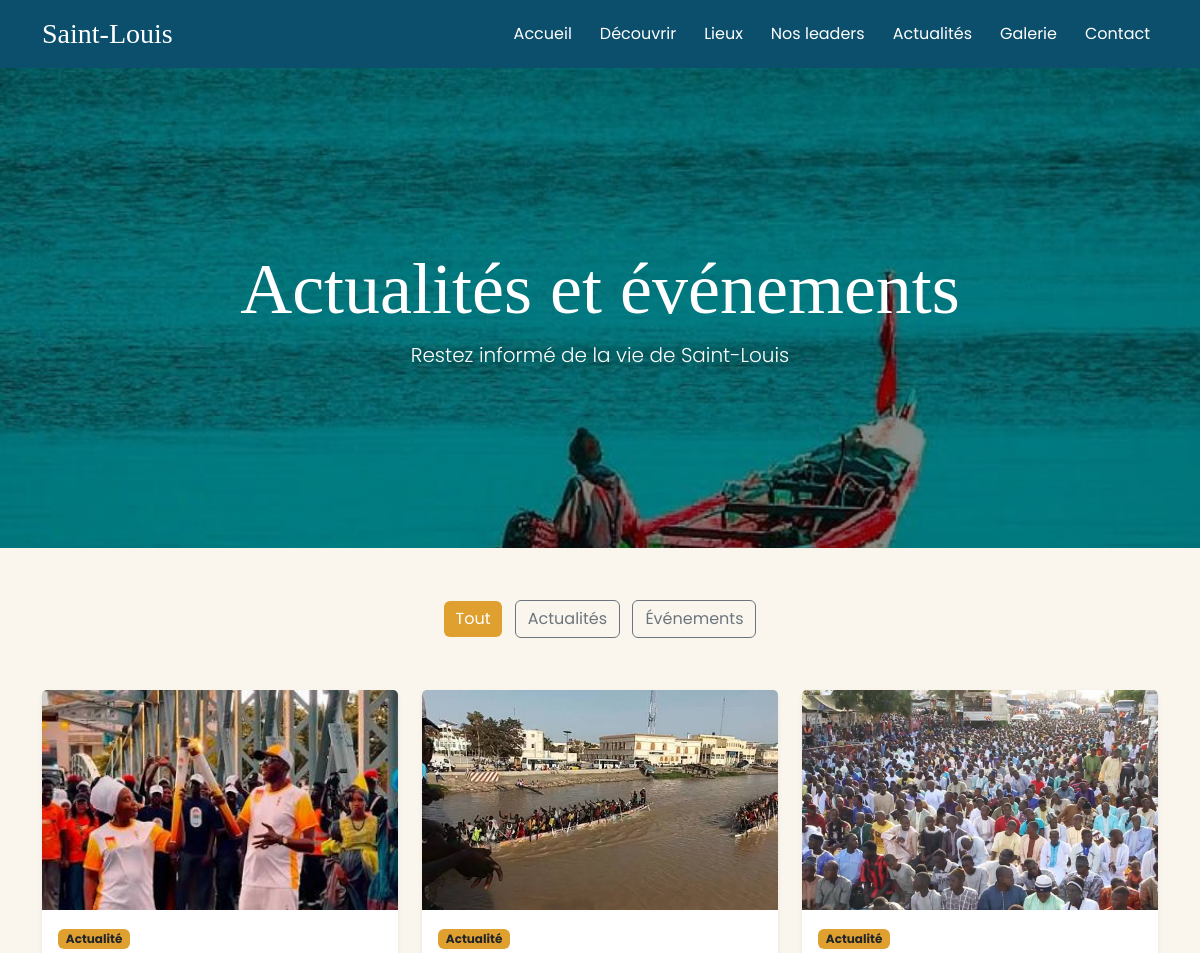
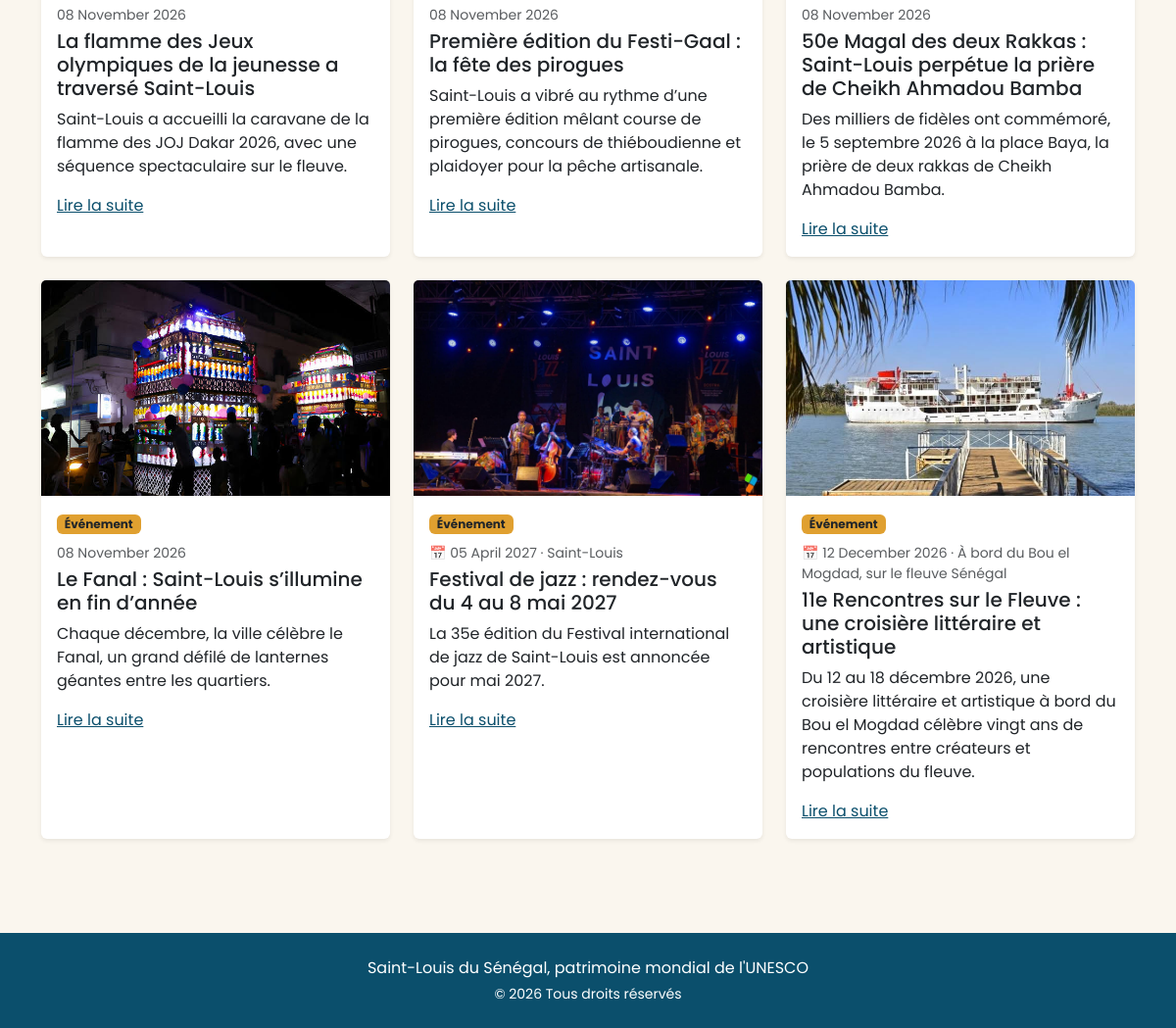
/actualites/, run on the app's committed database (2 pictures, top to bottom).
### actualites/models.py (models this page shows, shortened)
class Article(models.Model):
    TYPES = [
        ("actualite", "Actualité"),
        ("evenement", "Événement"),
    ]
    titre = models.CharField(max_length=200)
    type_contenu = models.CharField(max_length=20, choices=TYPES, default="actualite", verbose_name="Type")
    resume = models.CharField(max_length=300, verbose_name="Résumé (pour les cartes)")
    contenu = models.TextField()
    image = models.ImageField(upload_to="actualites/", blank=True)
    date_publication = models.DateTimeField(default=timezone.now, verbose_name="Date de publication")
    date_evenement = models.DateField(null=True, blank=True, verbose_name="Date de l'événement")
    lieu_evenement = models.CharField(max_length=200, blank=True, verbose_name="Lieu de l'événement")
    publie = models.BooleanField(default=True, verbose_name="Publié")
    class Meta:
        ordering = ["-date_publication"]
        verbose_name = "article"
        verbose_name_plural = "actualités et événements"

### actualites/views.py (the view)
# urls.py: path("actualites/", liste_actualites, name="actualites"),
def liste_actualites(request):
    articles = Article.objects.filter(publie=True)
    type_actif = request.GET.get("type", "")
    if type_actif in ("actualite", "evenement"):
        articles = articles.filter(type_contenu=type_actif)
    return render(request, "actualites/liste.html", {
        "articles": articles,
        "types": Article.TYPES,
        "type_actif": type_actif,
    })

### actualites/templates/actualites/liste.html (shortened to what this page needs)
{% extends "pages/base.html" %}
{% load static %}
{% block content %}
<header class="page-titre d-flex align-items-center text-white text-center">
  <div class="container" data-aos="fade-up">
    <h1>Actualités et événements</h1>
    <p class="lead mb-0">Restez informé de la vie de Saint-Louis</p>
  </div>
</header>
<section class="py-5">
  <div class="container">
    <div class="text-center mb-5">
      <a href="{% url 'actualites' %}" class="btn {% if not type_actif %}btn-ocre{% else %}btn-outline-secondary{% endif %} m-1">Tout</a>
      {% for code, nom in types %}
      <a href="?type={{ code }}" class="btn {% if type_actif == code %}btn-ocre{% else %}btn-outline-secondary{% endif %} m-1">{{ nom }}s</a>
      {% endfor %}
    </div>
    <div class="row g-4">
      {% for a in articles %}
      <div class="col-md-6 col-lg-4" data-aos="fade-up">
        <div class="card h-100 border-0 shadow-sm">
          {% if a.image %}
          <img src="{{ a.image.url }}" alt="{{ a.titre }}" class="image-article card-img-top">
          {% else %}
          <div class="sans-image rounded-top"></div>
          {% endif %}
          <div class="card-body">
            <span class="badge text-dark" style="background: var(--ocre);">{{ a.get_type_contenu_display }}</span>
            <p class="small text-muted mt-2 mb-1">
              {% if a.type_contenu == "evenement" and a.date_evenement %}
                📅 {{ a.date_evenement|date:"d F Y" }}{% if a.lieu_evenement %} · {{ a.lieu_evenement }}{% endif %}
              {% else %}
                {{ a.date_publication|date:"d F Y" }}
              {% endif %}
            </p>
            <h5 class="card-title">{{ a.titre }}</h5>
            <p class="card-text">{{ a.resume }}</p>
            <a href="{% url 'actualite_detail' a.pk %}" class="stretched-link" style="color: var(--bleu);">Lire la suite</a>
          </div>
        </div>
      </div>
      {% empty %}
      <p class="text-center text-muted">Aucun article pour le moment.</p>
      {% endfor %}
    </div>
  </div>
</section>
{% endblock %}

### pages/templates/pages/base.html (style rules this page uses)
:root { --bleu: #0b4f6c; --ocre: #e0a030; --clair: #faf6ee; }
body { font-family: 'Poppins', sans-serif; background: var(--clair); color: #2b2b2b; }
h1, h2, h3, .navbar-brand { font-family: 'Playfair Display', serif; }
.btn-ocre { background: var(--ocre); color: #fff; border: none; }

### data on the page
Article: image (picture), type_contenu "Actualité", date_publication "08 November 2026", titre "La flamme des Jeux olympiques de la jeunesse a traversé Saint-Louis", resume "Saint-Louis a accueilli la caravane de la flamme des JOJ Dakar 2026, avec une séquence spectaculaire sur le fleuve."
Article: image (picture), type_contenu "Actualité", date_publication "08 November 2026", titre "Première édition du Festi-Gaal : la fête des pirogues", resume "Saint-Louis a vibré au rythme d’une première édition mêlant course de pirogues, concours de thiéboudienne et plaidoyer pour la pêche artisanale."
Article: image (picture), type_contenu "Actualité", date_publication "08 November 2026", titre "50e Magal des deux Rakkas : Saint-Louis perpétue la prière de Cheikh Ahmadou Bamba", resume "Des milliers de fidèles ont commémoré, le 5 septembre 2026 à la place Baya, la prière de deux rakkas de Cheikh Ahmadou Bamba."
Article: image (picture), type_contenu "Événement", date_publication "08 November 2026", titre "Le Fanal : Saint-Louis s’illumine en fin d’année", resume "Chaque décembre, la ville célèbre le Fanal, un grand défilé de lanternes géantes entre les quartiers."
Article: image (picture), type_contenu "Événement", date_evenement "05 April 2027", lieu_evenement "Saint-Louis", titre "Festival de jazz : rendez-vous du 4 au 8 mai 2027", resume "La 35e édition du Festival international de jazz de Saint-Louis est annoncée pour mai 2027."
Article: image (picture), type_contenu "Événement", date_evenement "12 December 2026", lieu_evenement "À bord du Bou el Mogdad, sur le fleuve Sénégal", titre "11e Rencontres sur le Fleuve : une croisière littéraire et artistique", resume "Du 12 au 18 décembre 2026, une croisière littéraire et artistique à bord du Bou el Mogdad célèbre vingt ans de rencontres entre créateurs et populations du fleuve."

### other printed values
{{ nom }} "Actualité" "Événement"
